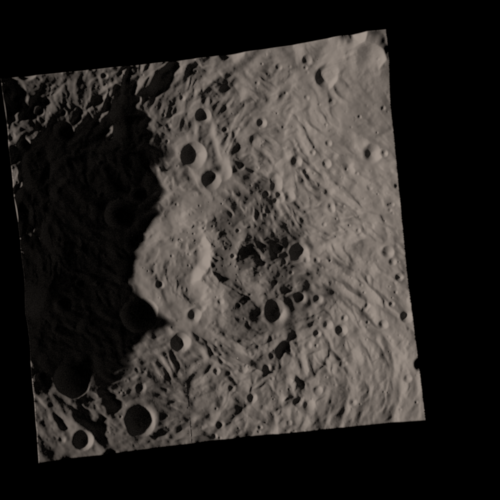
%> input picture images/Rh_Narpa_z750.png, 500 x 500 px
$ octave sceneReconstruction3D.m   (GNU Octave 9; MATLAB toolbox functions it lacks are replaced by stand-ins)
%> lines starting %> are read from the running program, lines starting %| are printed output that depends on the picture

% Structure from motion from two views
% https://www.mathworks.com/help/vision/ug/structure-from-motion-from-two-views.html

clc; clear; close

% Add relative paths of directories with images and 3D data
addpath('images\','3D_data\');

I1 = imread('Rh_Narpa_z750.png');
%> I1 is the input picture: size 500x500x3 uint8; mean R, G, B 43.4, 40.1, 37.3
I2 = imread('Rh_Narpa_z800.png');
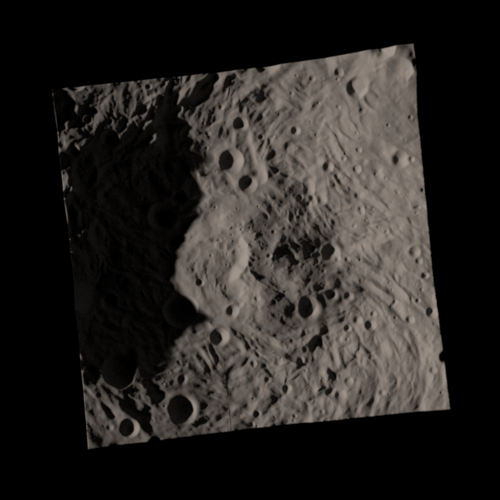
%> input picture images/Rh_Narpa_z800.png, 500 x 500 px
%> I2 is the input picture: size 500x500x3 uint8; mean R, G, B 38.4, 35.4, 32.9
imshowpair(I1, I2, 'montage');
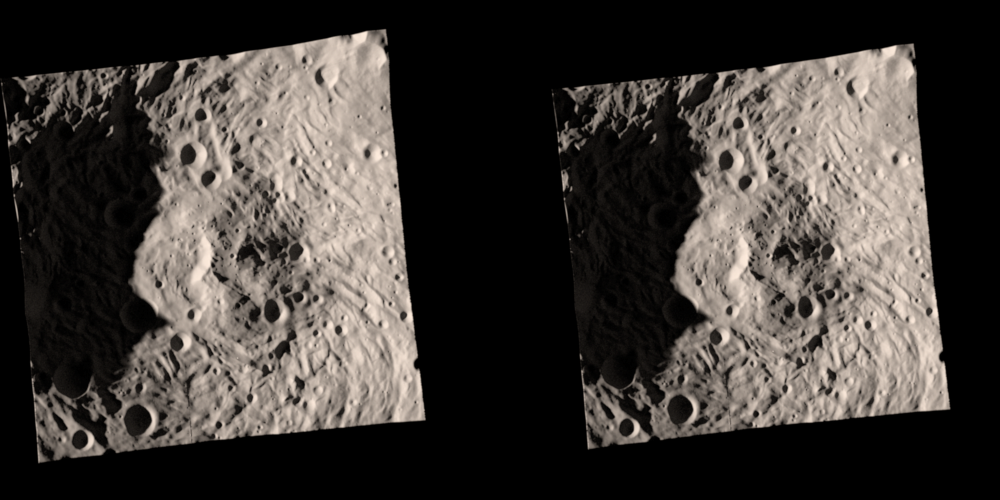
%> displayed picture: size 500x1000x3, on the screen's scale of 0 to 255; mean R, G, B 64, 59, 55
title('Original Images');
%%
%> (the run ends here)
